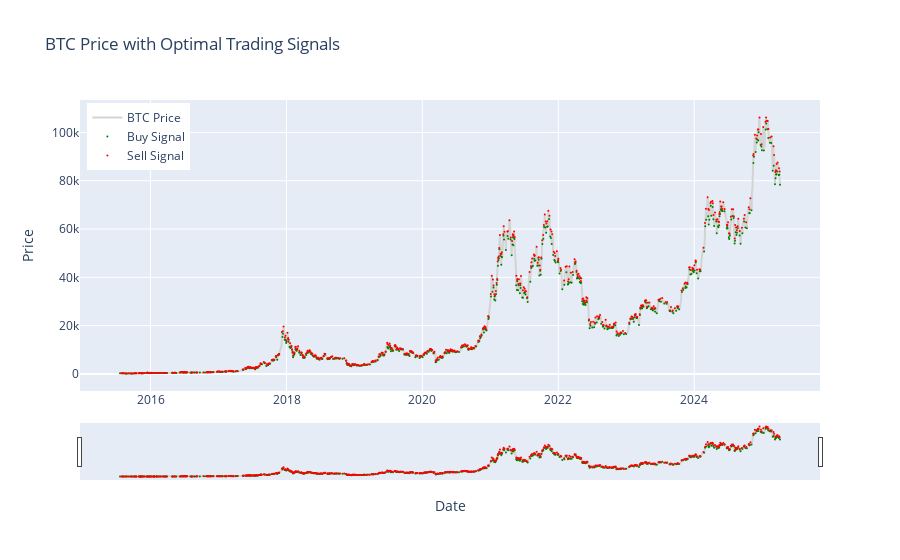

Source (notebook cell):
### Markdown cell above
# Finading the optimal trading strategy in Hindsight
- 1 will be buy
- -1 will be sell
- 0 will be hold

The goal is to maximize return while considering trasaction costs. We ignore the volatility adjustment here because it then becomes a non-convex optimization problem that is computationally infeasible. Furthermore, in hindsight the problem is deterministic and the concept of risk is incoherent so we ignore it.


## Defining the optimization problem
### Starting assumptions
we will reduce the labels to the following:
- 1 will be in the market (buy all that we can)
- 0 will be out of the market (sell all that we can)
This can then be trasnformed into our original labels easily.

We use dynamic programming for this

### Code cell
import numpy as np
import plotly.graph_objects as go

class OptStrat:
    def __init__(self, df, transaction_cost=0.005):
        self.df = df
        self.prices = df['Close'].values
        self.rf_array = ((1+ df['Risk Free'])**(1/365) - 1).values
        self.transaction_cost = transaction_cost

        # get optimal strategy
        decisions, returns = self.optimize_trading_strategy()
        
        self.df['Signals'] = self.transform_signals(decisions)

        self.plot(returns)

    def optimize_trading_strategy(self):
        """
        Optimize a binary Bitcoin trading strategy using dynamic programming.
        
        Args:
            prices (list): Daily Bitcoin closing prices
            risk_free_rate (float): Daily risk-free rate (as a decimal)
            transaction_cost (float): Transaction cost rate (default: 0.0005 for 0.05%)
            
        Returns:
            tuple: (optimal_policy, expected_return)
        """
        prices = self.prices
        transaction_cost = self.transaction_cost
        risk_free_rate = self.rf_array


        T = len(prices)-1  # Number of trading days
        
        # Calculate Bitcoin daily returns
        btc_returns = [(prices[t+1] - prices[t])/prices[t] for t in range(T)]
        
        # Initialize memoization table and decisions
        memo = np.zeros((T+1, 2))
        decisions = np.zeros((T, 2), dtype=int)
        
        # Fill table bottom-up
        for t in range(T-1, -1, -1):
            for prev_action in [0, 1]:
                # Option 1: Bitcoin
                btc_return = btc_returns[t]
                if prev_action == 0:  # Switch to Bitcoin
                    value_bitcoin = btc_return - transaction_cost + memo[t+1, 1]
                else:  # Stay in Bitcoin
                    value_bitcoin = btc_return + memo[t+1, 1]
                
                # Option 2: Risk-free
                if prev_action == 1:  # Switch to risk-free
                    value_risk_free = risk_free_rate[t] - transaction_cost + memo[t+1, 0]
                else:  # Stay in risk-free
                    value_risk_free = risk_free_rate[t] + memo[t+1, 0]
                
                # Select better option
                if value_bitcoin > value_risk_free:
                    memo[t, prev_action] = value_bitcoin
                    decisions[t, prev_action] = 1
                else:
                    memo[t, prev_action] = value_risk_free
                    decisions[t, prev_action] = 0
        
        # Reconstruct optimal policy
        optimal_policy = []
        current_action = 0  # Assume we start with no position
        
        for t in range(T):
            current_action = decisions[t, current_action]
            optimal_policy.append(current_action)
        optimal_policy.append(np.nan)
        
        # Expected return from optimal policy
        expected_return = memo[0, 0]
        
        return optimal_policy, expected_return
    
    def transform_signals(self, decisions):
        """
        Transform binary decisions (0,1) into trading signals (-1,0,1)
        
        Args:
            decisions (array-like): Array of 0s and 1s representing out/in market
        
        Returns:
            array-like: Array of -1 (sell), 0 (hold), 1 (buy)
        """
        # Convert to numpy array if not already
        signals = np.array(decisions)
        
        # Get the differences between consecutive elements
        changes = np.diff(signals, prepend=0)
        
        # Initialize output array
        trading_signals = np.zeros_like(signals)
        
        # 1 when changing from 0 to 1 (buy signal)
        trading_signals[changes == 1] = 1
        
        # -1 when changing from 1 to 0 (sell signal)
        trading_signals[changes == -1] = -1
        
        return trading_signals
    
    def plot(self,returns):
        print(f"Return = {returns**100:.2}%")
        # Create figure
        fig = go.Figure()

        # Add base price line
        fig.add_trace(
            go.Scatter(
                x=btc.index,
                y=btc['Close'],
                name='BTC Price',
                line=dict(color='lightgrey'),
            )
        )

        # Add buy signals (green dots)
        buy_signals = btc[btc['Signals'] == 1]  
        fig.add_trace(
            go.Scatter(
                x=buy_signals.index,
                y=buy_signals['Close'],
                name='Buy Signal',
                mode='markers',
                marker=dict(
                    color='green',
                    size=2,
                    symbol='circle'
                )
            )
        )

        # Add sell signals (red dots)
        sell_signals = btc[btc['Signals'] == -1]
        fig.add_trace(
            go.Scatter(
                x=sell_signals.index,
                y=sell_signals['Close'],
                name='Sell Signal',
                mode='markers',
                marker=dict(
                    color='red',
                    size=2,
                    symbol='circle'
                )
            )
        )

        # Update layout with range slider
        fig.update_layout(
            title='BTC Price with Optimal Trading Signals',
            yaxis_title='Price',
            xaxis_title='Date',
            xaxis=dict(
                rangeslider=dict(visible=True),
                type='date'
            ),
            legend=dict(
                yanchor="top",
                y=0.99,
                xanchor="left",
                x=0.01
            )
        )

        fig.show()


strat=OptStrat(df=btc)

### Figure 1 — Plotly figure (JSON) as saved in the notebook; plotly's stock layout.template omitted (floating-point values rounded to 4 significant figures; data arrays with more than 128 entries replaced by an {"elided": "..."} marker saying what was removed)
{"data": [{"line": {"color": "lightgrey"}, "name": "BTC Price", "type": "scatter", "x": {"elided": "3551 str values"}, "y": {"elided": "3551 float values"}}, {"marker": {"color": "green", "size": 2, "symbol": "circle"}, "mode": "markers", "name": "Buy Signal", "type": "scatter", "x": {"elided": "605 str values"}, "y": {"elided": "605 float values"}}, {"marker": {"color": "red", "size": 2, "symbol": "circle"}, "mode": "markers", "name": "Sell Signal", "type": "scatter", "x": {"elided": "604 str values"}, "y": {"elided": "604 float values"}}], "layout": {"legend": {"x": 0.01, "xanchor": "left", "y": 0.99, "yanchor": "top"}, "title": {"text": "BTC Price with Optimal Trading Signals"}, "xaxis": {"rangeslider": {"visible": true}, "title": {"text": "Date"}, "type": "date"}, "yaxis": {"title": {"text": "Price"}}}}
